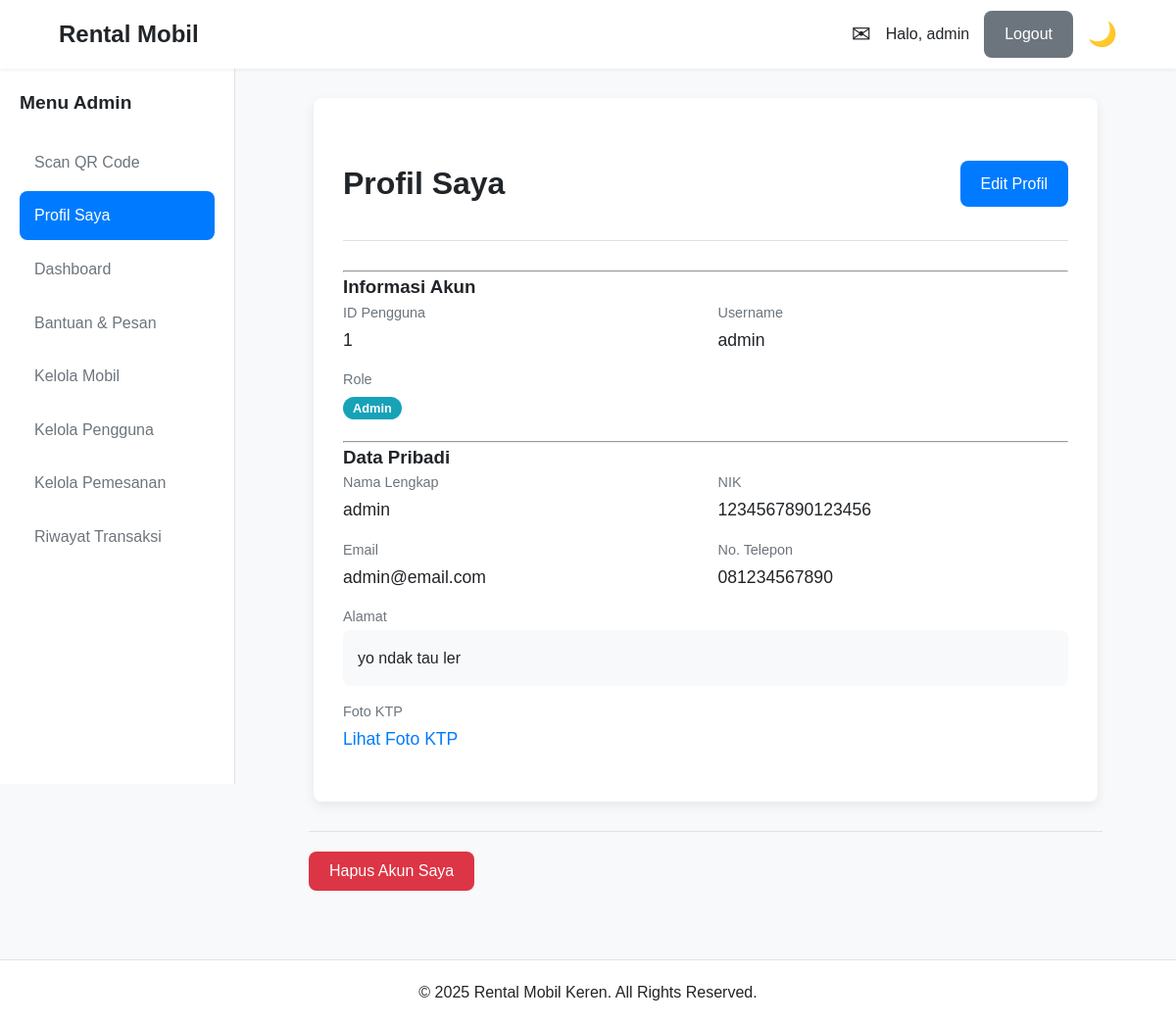
The page /pelanggan/profile.php (signed in) on the database its author committed.
### tables this page shows
CREATE TABLE `pengguna` (
  `id_pengguna` int(11) NOT NULL,
  `username` varchar(50) NOT NULL,
  `password` varchar(255) NOT NULL,
  `nama_lengkap` varchar(100) NOT NULL,
  `nik` varchar(16) DEFAULT NULL,
  `foto_ktp` varchar(255) DEFAULT NULL,
  `email` varchar(100) NOT NULL,
  `no_telp` varchar(15) NOT NULL,
  `alamat` text DEFAULT NULL,
  `role` enum('Admin','Karyawan','Pelanggan') NOT NULL DEFAULT 'Pelanggan',
  `created_at` timestamp NOT NULL DEFAULT current_timestamp()
);

### pelanggan/profile.php (the view, shortened to what this page needs)
<?php
require_once '../includes/config.php';
$id_pengguna = $_SESSION['id_pengguna'];
require_once '../includes/header.php';
try {
    $stmt = $pdo->prepare("SELECT * FROM pengguna WHERE id_pengguna = ?");
    $stmt->execute([$id_pengguna]);
    $user = $stmt->fetch();
} catch (PDOException $e) {
    die("Gagal mengambil data profil.");
}
?>
<div class="detail-container single-column">
    <div class="detail-main">
        <div class="page-header with-action">
            <h1>Profil Saya</h1>
            <a href="edit_profile.php" class="btn btn-primary">Edit Profil</a>
        </div>
        <hr>
        <h3>Informasi Akun</h3>
        <div class="info-grid">
            <div class="info-item"><span class="label">ID Pengguna</span><span class="value"><?= htmlspecialchars($user['id_pengguna']) ?></span></div>
            <div class="info-item"><span class="label">Username</span><span class="value"><?= htmlspecialchars($user['username']) ?></span></div>
            <div class="info-item"><span class="label">Role</span><span class="value"><span class="status-badge status-<?= strtolower($user['role']) ?>"><?= htmlspecialchars($user['role']) ?></span></span></div>
        </div>
        <hr>
        <h3>Data Pribadi</h3>
        <div class="info-grid">
            <div class="info-item"><span class="label">Nama Lengkap</span><span class="value"><?= htmlspecialchars($user['nama_lengkap']) ?></span></div>
            <div class="info-item"><span class="label">NIK</span><span class="value"><?= htmlspecialchars($user['nik'] ?: 'Belum diisi') ?></span></div>
            <div class="info-item"><span class="label">Email</span><span class="value"><?= htmlspecialchars($user['email']) ?></span></div>
            <div class="info-item"><span class="label">No. Telepon</span><span class="value"><?= htmlspecialchars($user['no_telp'] ?: 'Belum diisi') ?></span></div>
            <div class="info-item full-width"><span class="label">Alamat</span>
                <div class="value description"><?= htmlspecialchars($user['alamat'] ?: 'Belum diisi') ?></div>
            </div>
            <div class="info-item full-width"><span class="label">Foto KTP</span>
                <div class="value">
                    <?php if (!empty($user['foto_ktp'])): ?>
                        <a href="<?= BASE_URL ?>assets/img/ktp/<?= htmlspecialchars($user['foto_ktp']) ?>" target="_blank">Lihat Foto KTP</a>
                    <?php else: ?>
                        Belum diunggah
                    <?php endif; ?>
                </div>
            </div>
        </div>
    </div>
</div>
<div class="detail-actions">
    <form action="<?= BASE_URL ?>actions/pengguna/hapus_akun.php" method="POST" onsubmit="return confirm('PERINGATAN: Anda akan menghapus akun Anda secara permanen. Lanjutkan?');">
        <button type="submit" class="btn btn-danger">Hapus Akun Saya</button>
    </form>
</div>
<?php require_once '../includes/footer.php'; ?>

### assets/css/style.css (style rules this page uses)
:root { --primary-color: #007bff; --secondary-color: #6c757d; --success-color: #28a745; --danger-color: #dc3545; --warning-color: #ffc107; --info-color: #17a2b8; --bg-color: #f8f9fa; --surface-color: #ffffff; --text-color: #212529; --muted-text-color: #6c757d; --border-color: #dee2e6; --font-family: 'Poppins', sans-serif; --header-height: 70px; --sidebar-width: 240px; --border-radius: 8px; --box-shadow: 0 4px 12px rgba(0, 0, 0, 0.08); }
* { margin: 0; padding: 0; box-sizing: border-box; }
body { font-family: var(--font-family); background-color: var(--bg-color); color: var(--text-color); line-height: 1.6; }
a { color: var(--primary-color); text-decoration: none; transition: color 0.2s; }
.btn { display: inline-block; padding: 10px 20px; font-size: 1rem; font-weight: 500; border: 1px solid transparent; border-radius: var(--border-radius); cursor: pointer; transition: all 0.2s; text-align: center; }
.btn-primary { background-color: var(--primary-color); color: #fff; }
.btn-danger { background-color: var(--danger-color); color: #fff; }
.status-badge { padding: 4px 10px; border-radius: 12px; font-size: 0.8rem; font-weight: 600; color: #fff; text-transform: capitalize; white-space: nowrap; }
.status-perawatan, .status-pengajuan-ambil-cepat, .status-pelanggan, .status-admin, .status-karyawan, .status-pelanggan, .status-sudah-dibaca { background-color: var(--info-color); }
.page-header { background-color: var(--surface-color); padding: 2rem 0; text-align: center; margin-bottom: 30px; border-bottom: 1px solid var(--border-color); }
.page-header h1 { margin-bottom: 5px; }
.detail-container { display: grid; grid-template-columns: 1fr 1.5fr; gap: 30px; background-color: var(--surface-color); padding: 30px; border-radius: var(--border-radius); box-shadow: var(--box-shadow); }
.info-grid { display: grid; grid-template-columns: 1fr 1fr; gap: 15px 25px; margin-bottom: 20px; }
.info-item .label { display: block; font-size: 0.9rem; color: var(--muted-text-color); margin-bottom: 2px; }
.info-item .value { font-size: 1.1rem; font-weight: 500; }
.info-item.full-width { grid-column: 1 / -1; }
.info-item .description { background-color: var(--bg-color); padding: 15px; border-radius: var(--border-radius); font-size: 1rem; line-height: 1.7; white-space: pre-wrap; }
.detail-actions { margin-top: 30px; border-top: 1px solid var(--border-color); padding-top: 20px; }

### assets/css/dashboard.css (style rules this page uses)
.page-header { margin-bottom: 20px; }
.page-header.with-action { display: flex; justify-content: space-between; align-items: center; }

### admin/css/admin.css (style rules this page uses)
.page-header.with-action { display: flex; justify-content: space-between; align-items: center; flex-wrap: wrap; gap: 20px; margin-bottom: 30px; }
.page-header.with-action h1 { margin-bottom: 0; }
.detail-container.single-column { display: block; max-width: 800px; margin: auto; }

### rows shown on the page
pengguna: id_pengguna "1", username "admin", role "Admin", nama_lengkap "admin", nik "1234567890123456", email "admin@email.com", no_telp "081234567890", alamat "yo ndak tau ler"

### other values the page prints
$sapaan "admin"
$_SESSION['role'] "Admin"
